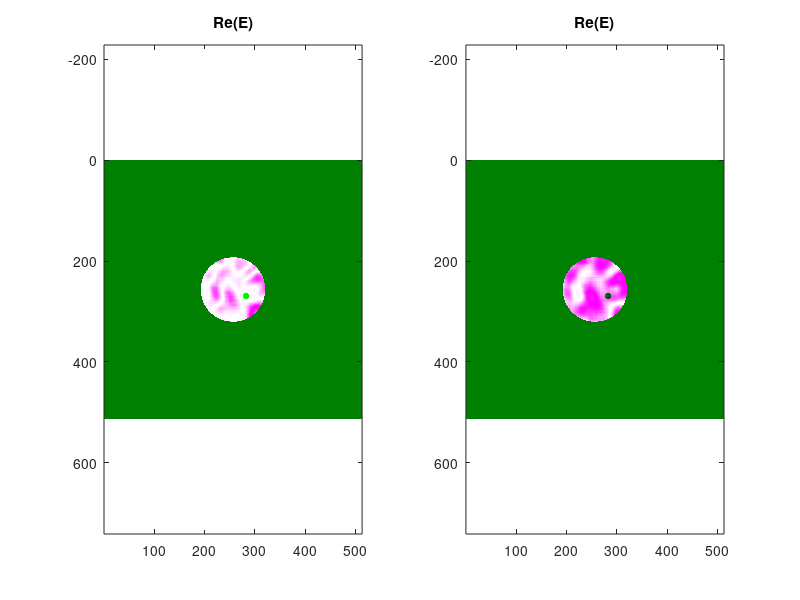

Reproduce this figure in MATLAB. (Note: this script raises an error after producing the figure.)
%% demo_sign_recovery_cross_term.m
% Clean demo for recovering Im(z) from Re(z) and |z|
% using your function:
%   solve_sign_problem_with_segments(absz, rez, support_mask, ...)
%
% Geometry:
%   supp_large = large circular aperture
%   supp_small = smaller circular aperture fully inside large
%   supp1 = large minus small
%   supp2 = overlap region (small patch inside large)
%
% Field model:
%   one parent field E on supp_large
%   E1 = E .* supp1
%   E2 = E .* supp2
%
% Cross-term:
%   z = A1 .* conj(A2)

clear; close all; clc;

%% ---------- parameters ----------
N  = 512;
R1 = 0.25;
R2 = 0.025;

x1 = 0.00; y1 = 0.00;   % large aperture center
x2 = 0.1; y2 = 0.05;   % small aperture center (fully inside)

phase_rms = 1.0;
amp_jitter = 0.15;
sigma_px = 10;

rng(1);

%% ---------- centered FFT helpers ----------
fft2c  = @(u) fftshift(fft2(ifftshift(u))) / N;
ifft2c = @(u) fftshift(ifft2(ifftshift(u))) * N;

%% ---------- grid ----------
[x, y] = meshgrid(linspace(-1,1,N), linspace(-1,1,N));

%% ---------- supports ----------
supp_large = ((x - x1).^2 + (y - y1).^2) <= R1^2;
supp_small = ((x - x2).^2 + (y - y2).^2) <= R2^2;

if any(supp_small(:) & ~supp_large(:))
    error('Small aperture must be fully inside the large aperture.');
end

supp1 = supp_large & ~supp_small;
supp2 = supp_large &  supp_small;

%% ---------- one parent field ----------
phi = imgaussfilt(randn(N), sigma_px);
phi = phi - mean(phi(supp_large));
phi = phase_rms * phi / std(phi(supp_large));

amp = 1 + amp_jitter * imgaussfilt(randn(N), sigma_px);
amp(amp < 0) = 0;

E = supp_large .* amp .* exp(1i * phi);

E1 = E .* supp1;
E2 = E .* supp2;

figure;
subplot(1,2,1);imagesc(imfuse(real(E),supp_large-supp_small));axis equal;title('Re(E)');
subplot(1,2,2);imagesc(imfuse(imag(E),supp_large-supp_small));axis equal;title('Re(E)');

%% ---------- Fourier-domain fields ----------
A1 = fft2c(E1);
A2 = fft2c(E2);
A  = A1 + A2;

I1 = abs(A1).^2;
I  = abs(A).^2;

%% ---------- cross term ----------
z_true   = A1 .* conj(A2);
rez      = real(z_true);
absz     = abs(z_true);
imz_true = imag(z_true);
c_true = ifft2c(z_true);

%% ---------- consistency check from measurements ----------
A2_mag_sq_from_meas = I - I1 - 2*rez;
A2_mag_sq_from_meas(A2_mag_sq_from_meas < 0) = 0;

rel_err_A2sq = norm(A2_mag_sq_from_meas - abs(A2).^2, 'fro') / ...
               max(norm(abs(A2).^2, 'fro'), eps);

fprintf('relative error in |A2|^2 from measurements: %.3e\n', rel_err_A2sq);

%% ---------- support mask for ifft2(z) ----------

% support of ifft2(A1 .* conj(A2))) from supports alone
corr_support = ifft2c( fft2c(double(supp1)) .* conj(fft2c(double(supp2))) );
support_mask = abs(corr_support) > 1e-15 * max(abs(corr_support(:)));

%% ---------- solve sign problem ----------
[out, seg_id] = solve_sign_problem_with_segments( ...
    absz, rez, support_mask, ...
    'SmoothSigma', 0.3, ...
    'QThresholdRel', 1e-7, ...
    'MinSegmentPixels', 4, ...
    'Tol', 1e-10, ...
    'MaxIter', 1e3, ...
    'LambdaSeg', 1e0, ...
    'Verbose', true, ...
    'UseSingle', false,...
    'ShowPlots',true);

z_est = out.z_sign;
imz_est = imag(out.z_sign);
c_est   = ifft2c(out.z_sign);

%% ---------- diagnostics ----------
rel_err_imz = norm(imz_est - imz_true, 'fro') / max(norm(imz_true, 'fro'), eps);
rel_err_z   = norm(z_est   - z_true,  'fro') / max(norm(z_true,  'fro'), eps);

leak_true = norm(c_true(~support_mask)) / max(norm(c_true(:)), eps);
leak_est  = norm(c_est (~support_mask)) / max(norm(c_est(:)),  eps);

fprintf('relative error in Im(z): %.3e\n', rel_err_imz);
fprintf('relative error in z:     %.3e\n', rel_err_z);
fprintf('true leakage outside support: %.3e\n', leak_true);
fprintf('est  leakage outside support: %.3e\n', leak_est);

%% ---------- plots ----------
figure;

subplot(3,4,1);
imagesc(supp_large + 2*supp_small); axis image off; colorbar;
title('large + small supports');

subplot(3,4,2);
imagesc(abs(E).*supp_large); axis image off; colorbar;
title('|E|');

subplot(3,4,3);
imagesc(real(E).*supp_large); axis image off; colorbar;
title('real(E)');

subplot(3,4,4);
imagesc(imag(E).*supp_large); axis image off; colorbar;
title('imag(E)');

axf(1) = subplot(3,4,5);
imagesc(rez); axis image off; colorbar;
title('Re(z)');

axf(2) = subplot(3,4,6);
imagesc(absz); axis image off; colorbar;
title('|z|');

axf(3) = subplot(3,4,7);
imagesc(out.q); axis image off; colorbar;
title('q=|Im(z)|');

axf(4) = subplot(3,4,8);
imagesc(imfuse(seg_id==0,out.q)); axis image off; colorbar;
title('q=|Im(z)| + segmentation');

axf(5) = subplot(3,4,9);
imagesc(imz_true); axis image off; colorbar;
title('Im(z) true');

axf(6) = subplot(3,4,10);
imagesc(imz_est); axis image off; colorbar;
title(sprintf('Im(z) est, err=%.2e', rel_err_imz));

axf(7) = subplot(3,4,11);
imagesc(abs(imz_est-imz_true)); axis image off; colorbar;
title('Im(z) (estimated) - (true)');

linkaxes(axf);

sgtitle('Sign-recovery demo for z = A conj(\delta A)');

%% ---------- some rows comparison ----------
row_inds = round(N/2)+round(N/100)*[-3:1:3];
plot_y_scale = max(abs(imz_true(:)));
figure;
for ind_subplot = 1:numel(row_inds)
    subplot(numel(row_inds),1,ind_subplot);
    plot(imz_true(row_inds(ind_subplot),:), 'k-', 'LineWidth', 1.5); hold on;
    plot(imz_est(row_inds(ind_subplot),:),  'r--', 'LineWidth', 1.2);
    grid on;
    legend('true','estimated');
    title(['Im(z) selected row:',num2str(row_inds(ind_subplot))]);
    xlabel('column');
    ylabel('Im(z)');
    ylim(plot_y_scale*[-1,1]);
end

%% ---------- support-domain comparison ----------
figure;

ax1 = subplot(1,3,1);
imagesc(abs(c_true)); axis image off; colorbar;
title('|ifft2(z true)|');

ax2 = subplot(1,3,2);
imagesc(abs(c_est)); axis image off; colorbar;
title('|ifft2(z est)|');

subplot(1,3,3);
imagesc(abs(c_est - c_true)); axis image off; colorbar;
title('|difference|');

linkaxes([ax1,ax2]);
